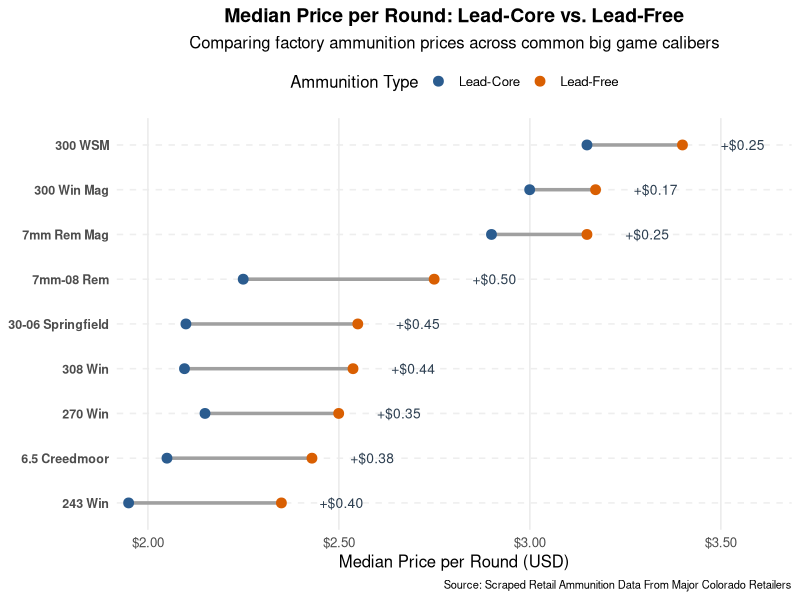
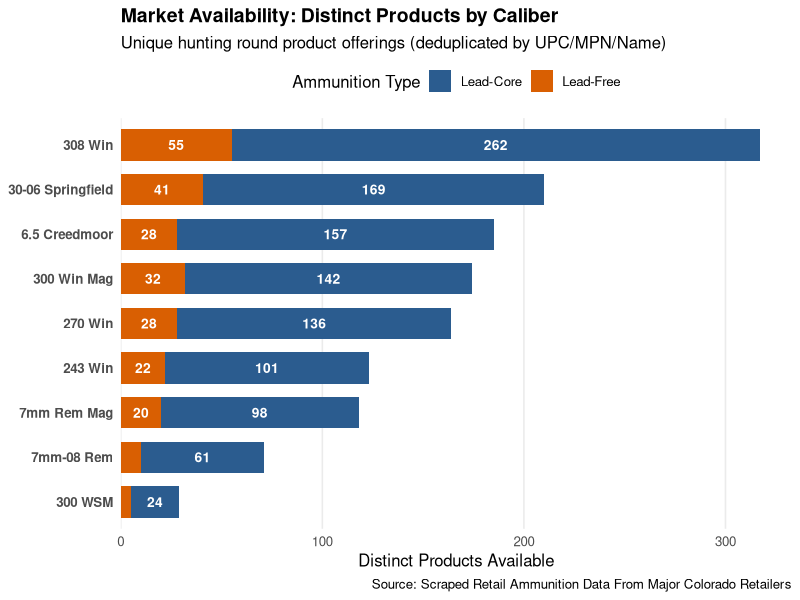
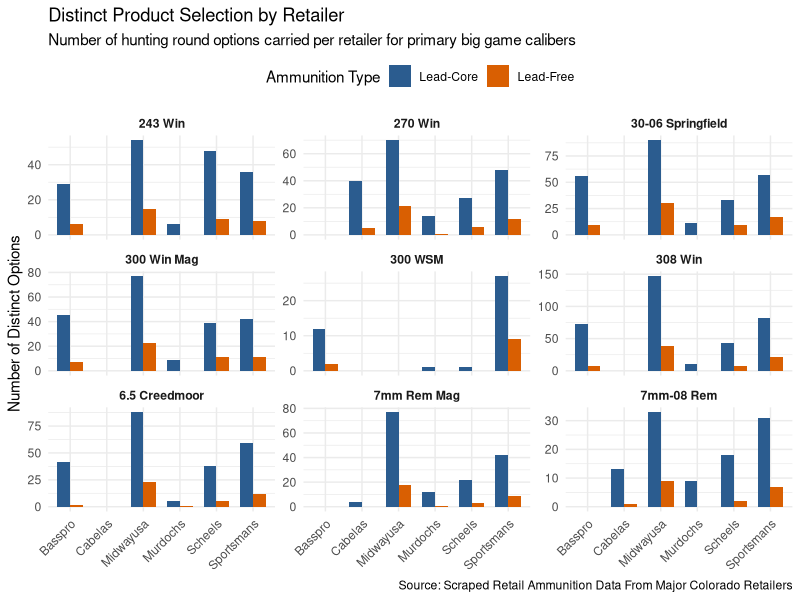
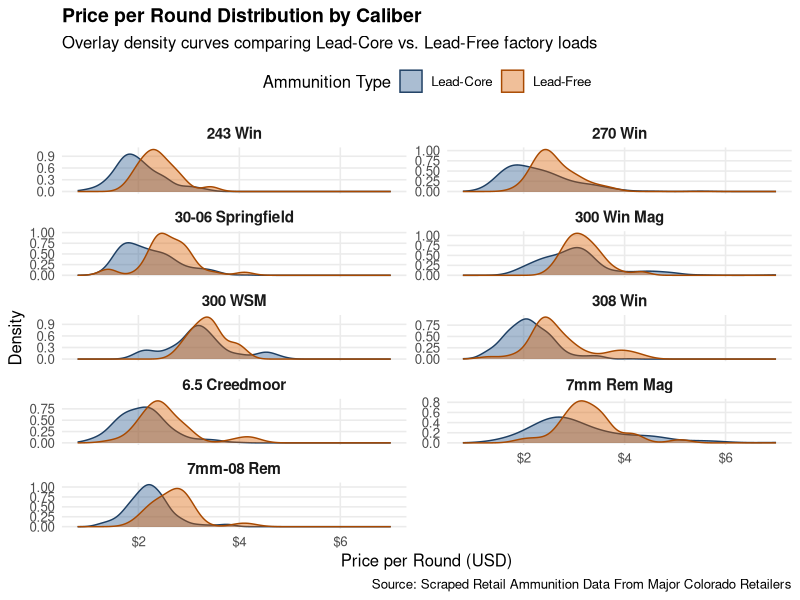
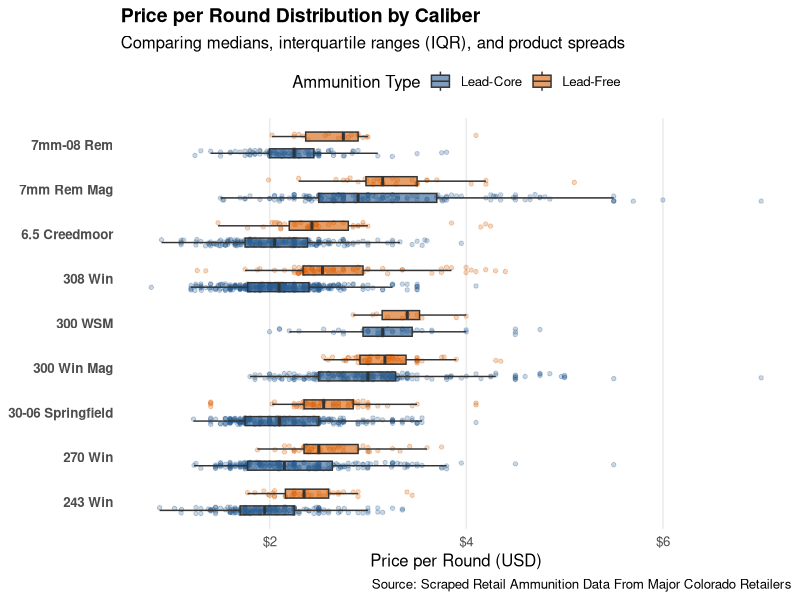

The R source for these figures, in order:
## ---- chunk 1
knitr::opts_chunk$set(
  echo = TRUE,
  warning = FALSE,
  message = FALSE,
  fig.width = 9,
  fig.height = 6,
  dpi = 300
)

library(tidyverse)
library(knitr)
library(scales)
library(readxl)
library(writexl)

# Focus on common big game calibers in Colorado/Western hunting (e.g., 270 Win, 308 Win, 30-06, 6.5 Creedmoor)
key_calibers <- c("270 Win", "308 Win", "30-06 Springfield", "6.5 Creedmoor", "300 Win Mag", "300 WSM", "243 Win", "7mm Rem Mag", "7mm-08 Rem")

# Load cleaned dataset
ammo <- read_excel("results/ammo_clean.xlsx") %>%
  filter(
    !str_detect(coalesce(name, ""), regex("FMJ|Full Metal", ignore_case = TRUE))
  ) %>%
  mutate(dedup_id = coalesce(upc, mpn, name)) %>%
  group_by(retailer, dedup_id) %>%
  slice_max(order_by = date, n = 1, with_ties = FALSE) %>%
  ungroup() %>%
  filter(caliber %in% key_calibers)
  
  

#unique_ammo <- read_excel("results/unique_ammo_AG.xlsx", sheet = "Adam") %>%
#  filter(Exclude == FALSE)
## ---- chunk 2
overall_summary <- ammo %>%
  filter(!is.na(ppr), ppr > 0) %>%
  summarise(
    `Total Listings` = n(),
    `Mean PPR`       = mean(ppr, na.rm = TRUE),
    `Median PPR`     = median(ppr, na.rm = TRUE),
    `Min PPR`        = min(ppr, na.rm = TRUE),
    `Max PPR`        = max(ppr, na.rm = TRUE),
    `IQR PPR`        = IQR(ppr, na.rm = TRUE)
  )

kable(overall_summary, digits = 2, caption = "High-Level Market Summary (USD per Round)")
## ---- chunk 3
lead_vs_free_summary <- ammo %>%
  filter(!is.na(category), !is.na(caliber), !is.na(ppr)) %>%
  group_by(caliber, category) %>%
  summarise(
    count      = n(),
    median_ppr = median(ppr, na.rm = TRUE),
    mean_ppr   = mean(ppr, na.rm = TRUE),
    sd_ppr     = sd(ppr, na.rm = TRUE),
    .groups    = "drop"
  ) %>%
  arrange(caliber, category)

plot_data <- lead_vs_free_summary %>%
  select(caliber, category, median_ppr) %>%
  pivot_wider(names_from = category, values_from = median_ppr) %>%
  rename(Lead_Core = `Lead-Core`, Lead_Free = `Lead-Free`) %>%
  mutate(
    premium = Lead_Free - Lead_Core,
    caliber = reorder(caliber, Lead_Free)
  )
## ---- chunk 4
p_dumbbell <- ggplot(plot_data) +
  geom_segment(
    aes(x = Lead_Core, xend = Lead_Free, y = caliber, yend = caliber),
    color = "#a0a0a0", size = 1.2
  ) +
  geom_point(aes(x = Lead_Core, y = caliber, color = "Lead-Core"), size = 3) +
  geom_point(aes(x = Lead_Free, y = caliber, color = "Lead-Free"), size = 3) +
  geom_text(
    aes(
      x = pmax(Lead_Free, Lead_Core, na.rm = TRUE) + 0.1,
      y = caliber,
      label = ifelse(premium >= 0, sprintf("+$%.2f", premium), sprintf("-$%.2f", abs(premium)))
    ),
    hjust = 0, size = 3.5, color = "#2c3e50"
  ) +
  scale_color_manual(
    name = "Ammunition Type",
    values = c("Lead-Core" = "#2b5c8f", "Lead-Free" = "#d95f02")
  ) +
  scale_x_continuous(
    labels = dollar_format(),
    expand = expansion(mult = c(0.02, 0.12))
  ) +
  labs(
    title = "Median Price per Round: Lead-Core vs. Lead-Free",
    subtitle = "Comparing factory ammunition prices across common big game calibers",
    x = "Median Price per Round (USD)",
    y = NULL,
    caption = "Source: Scraped Retail Ammunition Data From Major Colorado Retailers"
  ) +
  theme_minimal(base_size = 12) +
  theme(
    legend.position = "top",
    panel.grid.minor = element_blank(),
    panel.grid.major.y = element_line(color = "#eeeeee", linetype = "dashed"),
    plot.title = element_text(face = "bold", size = 14, hjust = 0.5),
    plot.subtitle = element_text(hjust = 0.5),
    axis.text.y = element_text(face = "bold", size = 9),
    plot.caption = element_text(size = 8)
  )

p_dumbbell
## ---- chunk 5
formatted_table <- plot_data %>%
  arrange(desc(Lead_Free)) %>%
  mutate(
    Lead_Core = sprintf("$%.2f", Lead_Core),
    Lead_Free = sprintf("$%.2f", Lead_Free),
    premium   = ifelse(premium >= 0, sprintf("+$%.2f", premium), sprintf("-$%.2f", abs(premium)))
  ) %>%
  rename(
    Caliber = caliber,
    `Lead-Core (\\$/rd)` = Lead_Core,
    `Lead-Free (\\$/rd)` = Lead_Free,
    `Lead-Free Premium` = premium
  )

kable(formatted_table, align = c("l", "r", "r", "r"), caption = "Ammunition Pricing Comparison by Caliber")
## ---- chunk 6
# Deduplicate on distinct products excluding target/bulk FMJ
unique_ammo <- ammo %>%
  filter(
    !str_detect(coalesce(name, ""),  regex("FMJ|Full Metal", ignore_case = TRUE))
  ) %>%
  mutate(dedup_id = coalesce(upc, mpn, name)) %>%
  distinct(dedup_id, .keep_all = TRUE)

availability_data <- unique_ammo %>%
  group_by(caliber, category) %>%
  summarise(count = n(), .groups = "drop") %>%
  group_by(caliber) %>%
  mutate(total_count = sum(count)) %>%
  ungroup() %>%
  mutate(caliber = reorder(caliber, total_count))
## ---- chunk 7
p_availability <- ggplot(availability_data, aes(x = count, y = caliber, fill = category)) +
  geom_col(position = "stack", width = 0.7) +
  geom_text(
    aes(label = ifelse(count > 10, count, "")),
    position = position_stack(vjust = 0.5),
    color = "white",
    fontface = "bold",
    size = 3.5
  ) +
  scale_fill_manual(
    name = "Ammunition Type",
    values = c("Lead-Core" = "#2b5c8f", "Lead-Free" = "#d95f02")
  ) +
  scale_x_continuous(expand = expansion(mult = c(0, 0.05))) +
  labs(
    title = "Market Availability: Distinct Products by Caliber",
    subtitle = "Unique hunting round product offerings (deduplicated by UPC/MPN/Name)",
    x = "Distinct Products Available",
    y = NULL,
    caption = "Source: Scraped Retail Ammunition Data From Major Colorado Retailers"
  ) +
  theme_minimal(base_size = 12) +
  theme(
    legend.position = "top",
    panel.grid.minor = element_blank(),
    panel.grid.major.y = element_blank(),
    plot.title = element_text(face = "bold", size = 14),
    axis.text.y = element_text(face = "bold")
  )

p_availability
## ---- chunk 8
# Calculate distinct offerings available per retailer by caliber and composition
retailer_caliber_counts <- ammo %>%
  filter(!is.na(retailer), !is.na(caliber)) %>%
  group_by(retailer, caliber, category) %>%
  summarise(options_count = n(), .groups = "drop")

# Average and median options carried across all retailers for each caliber
retailer_benchmark <- retailer_caliber_counts %>%
  group_by(caliber, category) %>%
  summarise(
    avg_options_per_retailer    = mean(options_count),
    median_options_per_retailer = median(options_count),
    retailers_stocking          = n(),
    .groups = "drop"
  ) %>%
  arrange(caliber, category)

kable(
  retailer_benchmark,
  digits = 1,
  caption = "Average & Median Product Options Available Per Retailer"
)
## ---- chunk 9
# Focus on common big game calibers (e.g., 270 Win, 308 Win, 30-06, 6.5 Creedmoor)
key_calibers <- c("270 Win", "308 Win", "30-06 Springfield", "6.5 Creedmoor", "300 Win Mag", "300 WSM", "243 Win", "7mm Rem Mag", "7mm-08 Rem")

retailer_caliber_counts %>%
  ggplot(aes(x = retailer, y = options_count, fill = category)) +
  geom_col(position = position_dodge(preserve = "single"), width = 0.7) +
  facet_wrap(~ caliber, scales = "free_y") +
  scale_fill_manual(
    name = "Ammunition Type",
    values = c("Lead-Core" = "#2b5c8f", "Lead-Free" = "#d95f02")
  ) +
  labs(
    title = "Distinct Product Selection by Retailer",
    subtitle = "Number of hunting round options carried per retailer for primary big game calibers",
    x = NULL,
    y = "Number of Distinct Options",
    caption = "Source: Scraped Retail Ammunition Data From Major Colorado Retailers"
  ) +
  theme_minimal(base_size = 11) +
  theme(
    legend.position = "top",
    axis.text.x = element_text(angle = 45, hjust = 1),
    strip.text = element_text(face = "bold")
  )
## ---- chunk 10
# Filter out extreme high-end outliers for cleaner visualization curves (e.g. ppr < $7.00)
density_data <- ammo %>%
  filter(
    !is.na(category),
    !is.na(ppr),
    ppr > 0,
    ppr <= 7.00,
    caliber %in% key_calibers
  )

ggplot(density_data, aes(x = ppr, fill = category, color = category)) +
  geom_density(alpha = 0.4, adjust = 1.2) +
  facet_wrap(~ caliber, scales = "free_y", ncol = 2) +
  scale_fill_manual(
    name = "Ammunition Type",
    values = c("Lead-Core" = "#2b5c8f", "Lead-Free" = "#d95f02")
  ) +
  scale_color_manual(
    name = "Ammunition Type",
    values = c("Lead-Core" = "#1e3f63", "Lead-Free" = "#a84900")
  ) +
  scale_x_continuous(labels = dollar_format()) +
  labs(
    title = "Price per Round Distribution by Caliber",
    subtitle = "Overlay density curves comparing Lead-Core vs. Lead-Free factory loads",
    x = "Price per Round (USD)",
    y = "Density",
    caption = "Source: Scraped Retail Ammunition Data From Major Colorado Retailers"
  ) +
  theme_minimal(base_size = 12) +
  theme(
    legend.position = "top",
    panel.grid.minor = element_blank(),
    strip.text = element_text(face = "bold", size = 11),
    plot.title = element_text(face = "bold", size = 14)
  )
## ---- chunk 11
library(scales)

# Filter for target calibers and reasonable bounds
boxplot_data <- ammo %>%
  filter(
    !is.na(category),
    !is.na(ppr),
    ppr > 0,
    ppr <= 7.00,
    caliber %in% key_calibers
  )

p_boxplot <- ggplot(boxplot_data, aes(x = caliber, y = ppr, fill = category)) +
  # Raw data points showing inventory volume/depth
  geom_point(
    aes(color = category),
    position = position_jitterdodge(jitter.width = 0.15, dodge.width = 0.75),
    alpha = 0.25,
    size = 1.2,
    show.legend = FALSE
  ) +
  # Boxplot showing median, quartiles, and IQR
  geom_boxplot(
    width = 0.4,
    position = position_dodge(0.75),
    alpha = 0.6,
    outlier.shape = NA # Outliers are already visible via geom_point
  ) +
  scale_fill_manual(
    name = "Ammunition Type",
    values = c("Lead-Core" = "#2b5c8f", "Lead-Free" = "#d95f02")
  ) +
  scale_color_manual(
    values = c("Lead-Core" = "#2b5c8f", "Lead-Free" = "#d95f02")
  ) +
  scale_y_continuous(labels = dollar_format()) +
  coord_flip() + # Flip horizontal for legible caliber labels
  labs(
    title = "Price per Round Distribution by Caliber",
    subtitle = "Comparing medians, interquartile ranges (IQR), and product spreads",
    x = NULL,
    y = "Price per Round (USD)",
    caption = "Source: Scraped Retail Ammunition Data From Major Colorado Retailers"
  ) +
  theme_minimal(base_size = 12) +
  theme(
    legend.position = "top",
    panel.grid.minor = element_blank(),
    panel.grid.major.y = element_blank(),
    plot.title = element_text(face = "bold", size = 14),
    axis.text.y = element_text(face = "bold")
  )

p_boxplot
